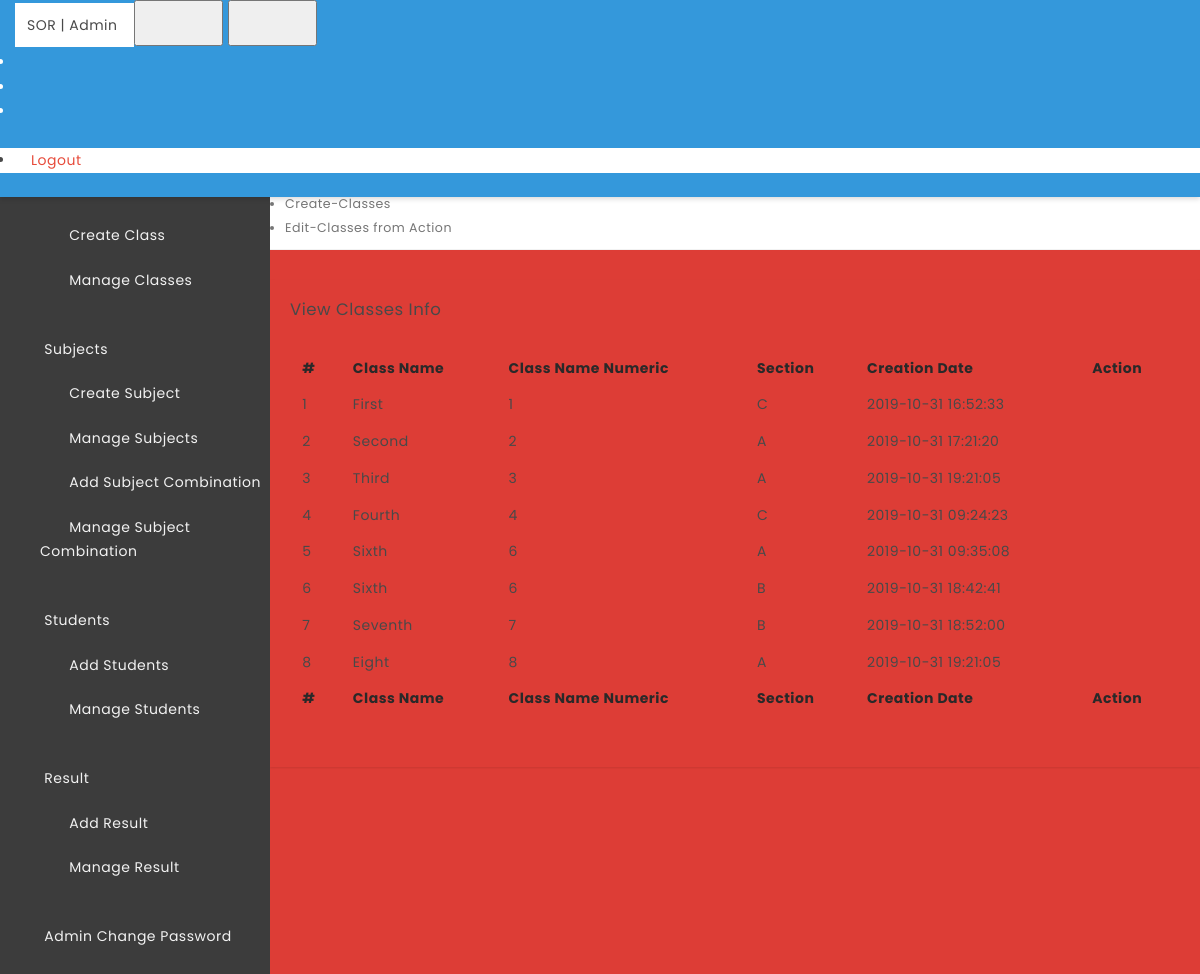
/sor/manage-classes.php, run on the app's committed database.
### tables this page shows
CREATE TABLE `tblclasses` (
  `id` int(11) NOT NULL,
  `ClassName` varchar(80) DEFAULT NULL,
  `ClassNameNumeric` int(4) DEFAULT NULL,
  `Section` varchar(5) DEFAULT NULL,
  `CreationDate` timestamp NULL DEFAULT current_timestamp(),
  `UpdationDate` timestamp NULL DEFAULT NULL
);

### sor/manage-classes.php (the view, shortened to what this page needs)
<?php
include('includes/config.php');
if (strlen($_SESSION['alogin']) == "") {
    header("Location: index.php");
} else {
    ?>
    <!DOCTYPE html>
    <html lang="en">
    <head>
        <link rel="stylesheet" href="css/bootstrap.min.css" media="screen">
        <link rel="stylesheet" href="css/font-awesome.min.css" media="screen">
        <link rel="stylesheet" href="css/main.css" media="screen">
    </head>
    <body class="top-navbar-fixed">
        <div class="main-wrapper">
            <?php include('includes/topbar.php'); ?>
            <div class="content-wrapper">
                <div class="content-container">
                    <?php include('includes/leftbar.php'); ?>
                    <div class="main-page">
                        <div class="container-fluid">
                            <div class="row page-title-div">
                                <div class="col-md-6">
                                    <h2 class="title">Manage Classes</h2>
                                </div>
                            </div>
                            <div class="row breadcrumb-div">
                                <div class="col-md-6">
                                    <ul class="breadcrumb">
                                        <li><a href="dashboard.php"><i class="fa fa-home"></i>Dashboard</a></li>
                                        <li><a href="manage-classes.php">Manage-Classes</a></li>
                                        <li><a href="create-class.php">Create-Classes</a></li>
                                        <li>Edit-Classes from Action</li>
                                    </ul>
                                </div>
                            </div>
                        </div>
                        <section class="section">
                            <div class="container-fluid">
                                <div class="row">
                                    <div class="col-md-12">
                                        <div class="panel">
                                            <div class="panel-heading">
                                                <div class="panel-title">
                                                    <h5>View Classes Info</h5>
                                                </div>
                                            </div>
                                            <div class="panel-body p-20">
                                                <table id="example" class="display table table-striped table-bordered" cellspacing="0" width="100%">
                                                    <thead>
                                                        <tr>
                                                            <th>#</th>
                                                            <th>Class Name</th>
                                                            <th>Class Name Numeric</th>
                                                            <th>Section</th>
                                                            <th>Creation Date</th>
                                                            <th>Action</th>
                                                        </tr>
                                                    </thead>
                                                    <tfoot>
                                                        <tr>
                                                            <th>#</th>
                                                            <th>Class Name</th>
                                                            <th>Class Name Numeric</th>
                                                            <th>Section</th>
                                                            <th>Creation Date</th>
                                                            <th>Action</th>
                                                        </tr>
                                                    </tfoot>
                                                    <tbody>
                                                        <?php $sql = "SELECT * from tblclasses";
                                                            $query = $dbh->prepare($sql);
                                                            $query->execute();
                                                            $results = $query->fetchAll(PDO::FETCH_OBJ);
                                                            $cnt = 1;
                                                            if ($query->rowCount() > 0) {
                                                                foreach ($results as $result) {   ?>
                                                                <tr>
                                                                    <td><?php echo htmlentities($cnt); ?></td>
                                                                    <td><?php echo htmlentities($result->ClassName); ?></td>
                                                                    <td><?php echo htmlentities($result->ClassNameNumeric); ?></td>
                                                                    <td><?php echo htmlentities($result->Section); ?></td>
                                                                    <td><?php echo htmlentities($result->CreationDate); ?></td>
                                                                    <td>
                                                                        <a href="edit-class.php?classid=<?php echo htmlentities($result->id); ?>"><i class="fa fa-edit" title="Edit Record"></i> </a>
                                                                    </td>
                                                                </tr>
                                                        <?php $cnt = $cnt + 1;
                                                                }
                                                            } ?>
                                                    </tbody>
                                                </table>
                                            </div>
                                        </div>
                                    </div>
                                </div>
                            </div>
                        </section>
                    </div>
                </div>
            </div>
        </div>
    </body>
    </html>
<?php } ?>

### sor/includes/topbar.php (shortened to what this page needs)
<nav class="navbar top-navbar bg-primary box-shadow">
	<div class="container-fluid sticky-top">
		<div class="row">
			<div class="navbar-header no-padding">
				<a class="navbar-brand bg-white" href="dashboard.php">
					SOR | Admin
				</a>
				<span class="small-nav-handle hidden-sm hidden-xs"><i class="fa fa-outdent"></i></span>
				<button type="button" class="navbar-toggle collapsed" data-toggle="collapse" data-target="#navbar-collapse-1" aria-expanded="false">
					<i class="fa fa-ellipsis-v"></i>
				</button>
				<button type="button" class="navbar-toggle mobile-nav-toggle">
					<i class="fa fa-bars"></i>
				</button>
			</div>
			<div class="collapse navbar-collapse" id="navbar-collapse-1">
				<ul class="nav navbar-nav" data-dropdown-in="fadeIn" data-dropdown-out="fadeOut">
					<li class="hidden-sm hidden-xs"><a href="#" class="user-info-handle"><i class="fa fa-user"></i></a></li>
					<li class="hidden-sm hidden-xs"><a href="#" class="full-screen-handle"><i class="fa fa-arrows-alt"></i></a></li>
					<li class="hidden-xs hidden-xs"></li>
				</ul>
				<ul class="nav navbar-nav bg-white navbar-right" data-dropdown-in="fadeIn" data-dropdown-out="fadeOut">
					<li><a href="logout.php" class="color-danger text-center"><i class="fa fa-sign-out"></i> Logout</a></li>
				</ul>
			</div>
		</div>
	</div>
</nav>

### sor/includes/leftbar.php (shortened to what this page needs)
<div class="left-sidebar bg-black-300 box-shadow ">
    <div class="sidebar-content">
        <div class="user-info closed">
        </div>
        <div class="sidebar-nav">
            <ul class="side-nav color-gray">
                <li class="nav-header">
                    <span class="">Main Category</span>
                </li>
                <li>
                    <a href="dashboard.php"><i class="fa fa-dashboard"></i> <span>Dashboard</span> </a>
                </li>
                <li class="nav-header">
                    <span class="">Appearance</span>
                </li>
                <li class="has-children">
                    <a href="#"><i class="fa fa-file-text"></i> <span>Classes</span> <i class="fa fa-angle-right arrow"></i></a>
                    <ul class="child-nav">
                        <li><a href="create-class.php"><i class="fa fa-bars"></i> <span>Create Class</span></a></li>
                        <li><a href="manage-classes.php"><i class="fa fa fa-server"></i> <span>Manage Classes</span></a></li>
                    </ul>
                </li>
                <li class="has-children">
                    <a href="#"><i class="fa fa-file-text"></i> <span>Subjects</span> <i class="fa fa-angle-right arrow"></i></a>
                    <ul class="child-nav">
                        <li><a href="create-subject.php"><i class="fa fa-bars"></i> <span>Create Subject</span></a></li>
                        <li><a href="manage-subjects.php"><i class="fa fa fa-server"></i> <span>Manage Subjects</span></a></li>
                        <li><a href="add-subjectcombination.php"><i class="fa fa-newspaper-o"></i> <span>Add Subject Combination </span></a></li>
                        <a href="manage-subjectcombination.php"><i class="fa fa-newspaper-o"></i> <span>Manage Subject Combination </span></a>
                    </ul>
                </li>
                <li class="has-children">
                    <a href="#"><i class="fa fa-users"></i> <span>Students</span> <i class="fa fa-angle-right arrow"></i></a>
                    <ul class="child-nav">
                        <li><a href="add-students.php"><i class="fa fa-bars"></i> <span>Add Students</span></a></li>
                        <li><a href="manage-students.php"><i class="fa fa fa-server"></i> <span>Manage Students</span></a></li>
                    </ul>
                </li>
                <li class="has-children">
                    <a href="#"><i class="fa fa-info-circle"></i> <span>Result</span> <i class="fa fa-angle-right arrow"></i></a>
                    <ul class="child-nav">
                        <li><a href="add-result.php"><i class="fa fa-bars"></i> <span>Add Result</span></a></li>
                        <li><a href="manage-results.php"><i class="fa fa fa-server"></i> <span>Manage Result</span></a></li>
                    </ul>
                    <li><a href="change-password.php"><i class="fa fa fa-server"></i> <span> Admin Change Password</span></a></li>
                </li>
            </ul>
        </div>
    </div>
</div>

### sor/manage-classes.php (style rules this page uses)
.main-wrapper { background-color:#dd3d36; }

### data on the page
tblclasses: ClassName "First", ClassNameNumeric "1", Section "C", CreationDate "2019-10-31 16:52:33"
tblclasses: ClassName "Second", ClassNameNumeric "2", Section "A", CreationDate "2019-10-31 17:21:20"
tblclasses: ClassName "Third", ClassNameNumeric "3", Section "A", CreationDate "2019-10-31 19:21:05"
tblclasses: ClassName "Fourth", ClassNameNumeric "4", Section "C", CreationDate "2019-10-31 09:24:23"
tblclasses: ClassName "Sixth", ClassNameNumeric "6", Section "A", CreationDate "2019-10-31 09:35:08"
tblclasses: ClassName "Sixth", ClassNameNumeric "6", Section "B", CreationDate "2019-10-31 18:42:41"
tblclasses: ClassName "Seventh", ClassNameNumeric "7", Section "B", CreationDate "2019-10-31 18:52:00"
tblclasses: ClassName "Eight", ClassNameNumeric "8", Section "A", CreationDate "2019-10-31 19:21:05"
